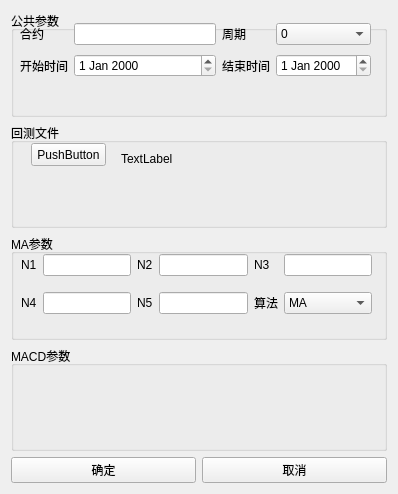
<?xml version="1.0" encoding="UTF-8"?>
<ui version="4.0">
 <class>Form</class>
 <widget class="QWidget" name="Form">
  <property name="geometry">
   <rect>
    <x>0</x>
    <y>0</y>
    <width>398</width>
    <height>494</height>
   </rect>
  </property>
  <property name="windowTitle">
   <string>Form</string>
  </property>
  <layout class="QVBoxLayout" name="verticalLayout">
   <item>
    <widget class="QGroupBox" name="groupBox">
     <property name="title">
      <string>公共参数</string>
     </property>
     <widget class="QWidget" name="gridLayoutWidget_2">
      <property name="geometry">
       <rect>
        <x>9</x>
        <y>9</y>
        <width>351</width>
        <height>61</height>
       </rect>
      </property>
      <layout class="QGridLayout" name="gridLayout_2">
       <property name="sizeConstraint">
        <enum>QLayout::SetDefaultConstraint</enum>
       </property>
       <item row="0" column="2">
        <widget class="QLineEdit" name="lineEdit"/>
       </item>
       <item row="0" column="3">
        <widget class="QLabel" name="label_2">
         <property name="text">
          <string>周期</string>
         </property>
        </widget>
       </item>
       <item row="0" column="0">
        <widget class="QLabel" name="label">
         <property name="text">
          <string>合约</string>
         </property>
        </widget>
       </item>
       <item row="0" column="4">
        <widget class="QComboBox" name="comboBox">
         <item>
          <property name="text">
           <string>0</string>
          </property>
         </item>
         <item>
          <property name="text">
           <string>60</string>
          </property>
         </item>
         <item>
          <property name="text">
           <string>300</string>
          </property>
         </item>
         <item>
          <property name="text">
           <string>600</string>
          </property>
         </item>
         <item>
          <property name="text">
           <string>900</string>
          </property>
         </item>
         <item>
          <property name="text">
           <string>1800</string>
          </property>
         </item>
         <item>
          <property name="text">
           <string>3600</string>
          </property>
         </item>
        </widget>
       </item>
       <item row="1" column="0">
        <widget class="QLabel" name="label_3">
         <property name="text">
          <string>开始时间</string>
         </property>
        </widget>
       </item>
       <item row="1" column="3">
        <widget class="QLabel" name="label_4">
         <property name="text">
          <string>结束时间</string>
         </property>
        </widget>
       </item>
       <item row="1" column="4">
        <widget class="QDateEdit" name="dateEdit_2"/>
       </item>
       <item row="1" column="2">
        <widget class="QDateEdit" name="dateEdit"/>
       </item>
      </layout>
     </widget>
    </widget>
   </item>
   <item>
    <widget class="QGroupBox" name="groupBox_5">
     <property name="title">
      <string>回测文件</string>
     </property>
     <widget class="QPushButton" name="pushButton_3">
      <property name="geometry">
       <rect>
        <x>20</x>
        <y>20</y>
        <width>75</width>
        <height>23</height>
       </rect>
      </property>
      <property name="text">
       <string>PushButton</string>
      </property>
     </widget>
     <widget class="QLabel" name="label_11">
      <property name="geometry">
       <rect>
        <x>110</x>
        <y>30</y>
        <width>54</width>
        <height>12</height>
       </rect>
      </property>
      <property name="text">
       <string>TextLabel</string>
      </property>
     </widget>
    </widget>
   </item>
   <item>
    <widget class="QGroupBox" name="groupBox_2">
     <property name="title">
      <string>MA参数</string>
     </property>
     <widget class="QWidget" name="gridLayoutWidget">
      <property name="geometry">
       <rect>
        <x>10</x>
        <y>10</y>
        <width>351</width>
        <height>80</height>
       </rect>
      </property>
      <layout class="QGridLayout" name="gridLayout">
       <item row="0" column="0">
        <widget class="QLabel" name="label_5">
         <property name="text">
          <string>N1</string>
         </property>
        </widget>
       </item>
       <item row="0" column="4">
        <widget class="QLabel" name="label_7">
         <property name="text">
          <string>N3</string>
         </property>
        </widget>
       </item>
       <item row="0" column="5">
        <widget class="QLineEdit" name="lineEdit_ma_n3"/>
       </item>
       <item row="0" column="3">
        <widget class="QLineEdit" name="lineEdit_ma_n2"/>
       </item>
       <item row="0" column="2">
        <widget class="QLabel" name="label_6">
         <property name="text">
          <string>N2</string>
         </property>
        </widget>
       </item>
       <item row="0" column="1">
        <widget class="QLineEdit" name="lineEdit_ma_n1"/>
       </item>
       <item row="1" column="0">
        <widget class="QLabel" name="label_8">
         <property name="text">
          <string>N4</string>
         </property>
        </widget>
       </item>
       <item row="1" column="1">
        <widget class="QLineEdit" name="lineEdit_ma_n4"/>
       </item>
       <item row="1" column="2">
        <widget class="QLabel" name="label_9">
         <property name="text">
          <string>N5</string>
         </property>
        </widget>
       </item>
       <item row="1" column="3">
        <widget class="QLineEdit" name="lineEdit_ma_n5"/>
       </item>
       <item row="1" column="4">
        <widget class="QLabel" name="label_10">
         <property name="text">
          <string>算法</string>
         </property>
        </widget>
       </item>
       <item row="1" column="5">
        <widget class="QComboBox" name="comboBox_ma">
         <item>
          <property name="text">
           <string>MA</string>
          </property>
         </item>
         <item>
          <property name="text">
           <string>EMA</string>
          </property>
         </item>
        </widget>
       </item>
      </layout>
     </widget>
    </widget>
   </item>
   <item>
    <widget class="QGroupBox" name="groupBox_3">
     <property name="title">
      <string>MACD参数</string>
     </property>
    </widget>
   </item>
   <item>
    <layout class="QHBoxLayout" name="horizontalLayout">
     <item>
      <widget class="QPushButton" name="pushButton">
       <property name="layoutDirection">
        <enum>Qt::LeftToRight</enum>
       </property>
       <property name="text">
        <string>确定</string>
       </property>
      </widget>
     </item>
     <item>
      <widget class="QPushButton" name="pushButton_2">
       <property name="text">
        <string>取消</string>
       </property>
      </widget>
     </item>
    </layout>
   </item>
  </layout>
 </widget>
 <resources/>
 <connections/>
</ui>
